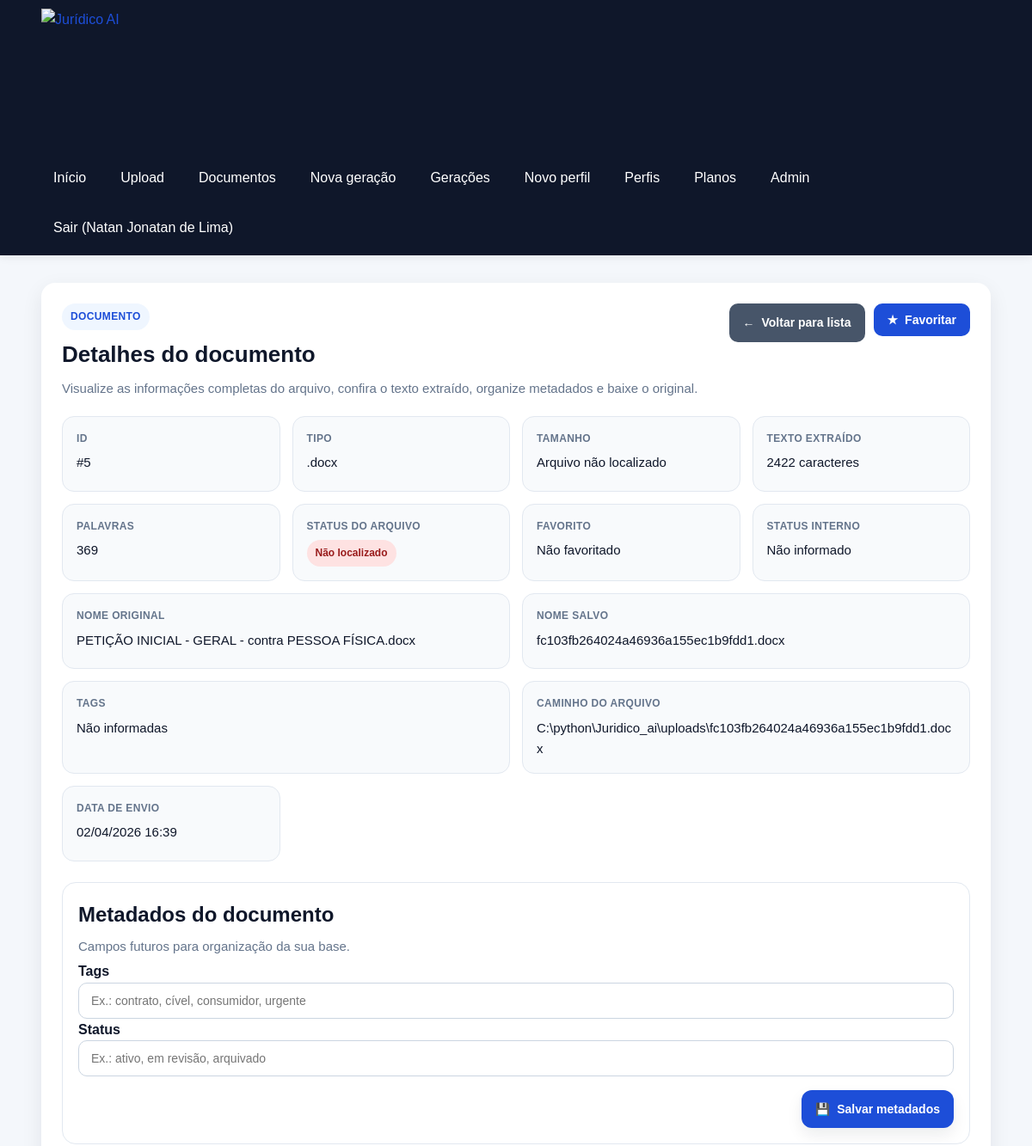
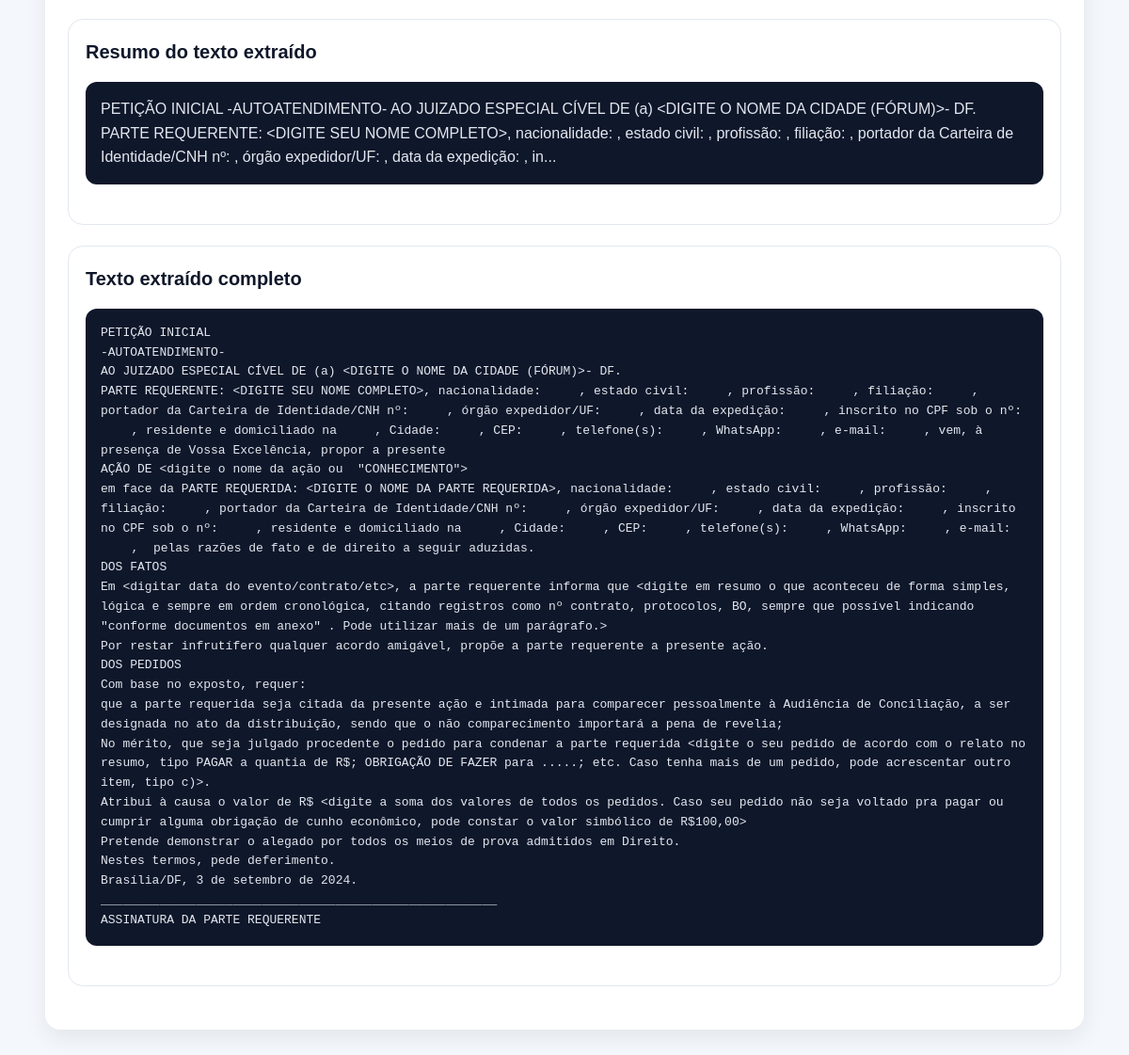
Page /documents/5 (signed in) on the committed database (2 pictures, top to bottom).
### app/models/user.py (models this page shows, shortened)
class User(Base):
    __tablename__ = "users"
    id = Column(Integer, primary_key=True, index=True)
    full_name = Column(String(150), nullable=False)
    email = Column(String(255), nullable=False, unique=True, index=True)
    password_hash = Column(String(255), nullable=False)
    is_active = Column(Boolean, default=True, nullable=False)
    is_admin = Column(Boolean, default=False, nullable=False)
    plan_slug = Column(String(50), default="free", nullable=False, index=True)
    created_at = Column(DateTime, default=agora_brasil, nullable=False, index=True)
    updated_at = Column(DateTime, default=agora_brasil, onupdate=agora_brasil, nullable=False)

### app/models/document.py (models this page shows, shortened)
class Document(Base):
    __tablename__ = "documents"
    id = Column(Integer, primary_key=True, index=True)
    original_filename = Column(String(255), nullable=False, index=True)
    saved_filename = Column(String(255), nullable=False)
    file_path = Column(String(500), nullable=False)
    file_type = Column(String(20), nullable=False, index=True)
    extracted_text = Column(Text, nullable=False)
    user_id = Column(Integer, ForeignKey("users.id", ondelete="CASCADE"), nullable=True, index=True)
    tags = Column(Text, nullable=True)
    is_favorite = Column(Boolean, default=False, nullable=False)
    status = Column(String(100), nullable=True)
    version = Column(Integer, default=1, nullable=False)
    created_at = Column(DateTime, default=agora_brasil, nullable=False)
    updated_at = Column(DateTime, default=agora_brasil, onupdate=agora_brasil, nullable=False)
    deleted_at = Column(DateTime, nullable=True, index=True)
    generations = relationship(
        "Generation",
        secondary=generation_documents,
        back_populates="documents",
        passive_deletes=True,
    )
    user = relationship("User", passive_deletes=True)

### app/routers/documents.py (the view)
@router.get("/{document_id}", response_class=HTMLResponse)
def document_detail(
    document_id: int,
    request: Request,
    db: Session = Depends(get_db),
    usuario: User = Depends(get_authenticated_user),
):
    documento = buscar_documento_por_id(db, document_id, usuario.id)
    if not documento:
        raise HTTPException(status_code=404, detail="Documento não encontrado.")
    tamanho_bytes = obter_tamanho_arquivo(documento)
    documento_view = {
        "id": documento.id,
        "original_filename": documento.original_filename,
        "saved_filename": documento.saved_filename,
        "file_type": documento.file_type,
        "file_path": documento.file_path,
        "created_at": documento.created_at,
        "extracted_text": documento.extracted_text,
        "file_exists": documento_existe(documento),
        "file_size_label": formatar_tamanho_arquivo(tamanho_bytes),
        "text_length": contar_caracteres_texto(documento.extracted_text),
        "word_count": contar_palavras_texto(documento.extracted_text),
        "text_preview": resumir_texto_extraido(documento.extracted_text, 300),
    }
    return templates.TemplateResponse(
        "document_detail.html",
        {
            "request": request,
            "title": "Detalhes do documento",
            "documento": documento_view,
            "sucesso": request.query_params.get("sucesso"),
            "erro": request.query_params.get("erro"),
        },
    )

### app/templates/document_detail.html (shortened to what this page needs)
{% extends "base.html" %}
{% block content %}
<section class="card">
    <div class="cabecalho-pagina">
        <div>
            <span class="etiqueta-secao">Documento</span>
            <h2>Detalhes do documento</h2>
            <p class="texto-suave">
                Visualize as informações completas do arquivo, confira o texto extraído, organize metadados e baixe o original.
            </p>
        </div>
        <div class="acoes-topo">
            <a class="botao botao-secundario" href="/documents">
                <span class="icone-botao" aria-hidden="true">←</span>
                Voltar para lista
            </a>
            <form
                action="/documents/{{ documento.id }}/favorite"
                method="post"
                data-loading-form
                data-loading-message="Atualizando favorito do documento..."
                data-loading-button-text="Salvando..."
            >
                <button type="submit" class="botao botao-secundario">
                    <span class="icone-botao" aria-hidden="true">★</span>
                    {% if documento.is_favorite %}Desfavoritar{% else %}Favoritar{% endif %}
                </button>
            </form>
        </div>
    </div>
    <div class="grid-detalhes">
        <div class="info-box">
            <span class="info-label">ID</span>
            <span class="info-value">#{{ documento.id }}</span>
        </div>
        <div class="info-box">
            <span class="info-label">Tipo</span>
            <span class="info-value">{{ documento.file_type }}</span>
        </div>
        <div class="info-box">
            <span class="info-label">Tamanho</span>
            <span class="info-value">{{ documento.file_size_label }}</span>
        </div>
        <div class="info-box">
            <span class="info-label">Texto extraído</span>
            <span class="info-value">{{ documento.text_length }} caracteres</span>
        </div>
        <div class="info-box">
            <span class="info-label">Palavras</span>
            <span class="info-value">{{ documento.word_count }}</span>
        </div>
        <div class="info-box">
            <span class="info-label">Status do arquivo</span>
            <span class="info-value">
                {% if documento.file_exists %}
                    <span class="badge badge-sucesso">Disponível</span>
                {% else %}
                    <span class="badge badge-erro">Não localizado</span>
                {% endif %}
            </span>
        </div>
        <div class="info-box">
            <span class="info-label">Favorito</span>
            <span class="info-value">
                {% if documento.is_favorite %}
                    ★ Favorito
                {% else %}
                    Não favoritado
                {% endif %}
            </span>
        </div>
        <div class="info-box">
            <span class="info-label">Status interno</span>
            <span class="info-value">
                {{ documento.status or "Não informado" }}
            </span>
        </div>
        <div class="info-box info-box-largo">
            <span class="info-label">Nome original</span>
            <span class="info-value">{{ documento.original_filename }}</span>
        </div>
        <div class="info-box info-box-largo">
            <span class="info-label">Nome salvo</span>
            <span class="info-value">{{ documento.saved_filename }}</span>
        </div>
        <div class="info-box info-box-largo">
            <span class="info-label">Tags</span>
            <span class="info-value">{{ documento.tags or "Não informadas" }}</span>
        </div>
        <div class="info-box info-box-largo">
            <span class="info-label">Caminho do arquivo</span>
            <span class="info-value">{{ documento.file_path }}</span>
        </div>
        <div class="info-box">
            <span class="info-label">Data de envio</span>
            <span class="info-value">
                {{ documento.created_at.strftime("%d/%m/%Y %H:%M") if documento.created_at else "-" }}
            </span>
        </div>
    </div>
    <section class="bloco-informativo">
        <div class="bloco-informativo-topo bloco-informativo-topo-entre-linhas">
            <div>
                <h3>Metadados do documento</h3>
                <p class="texto-suave">
                    Campos futuros para organização da sua base.
                </p>
            </div>
        </div>
        <form
            action="/documents/{{ documento.id }}/metadata"
            method="post"
            class="formulario-geracao"
            data-loading-form
            data-loading-message="Salvando metadados do documento..."
            data-loading-button-text="Salvando..."
        >
            <div class="grid-formulario">
                <div class="campo-completo">
                    <label for="tags">Tags</label>
                    <input
                        type="text"
                        id="tags"
                        name="tags"
                        value="{{ documento.tags or '' }}"
                        placeholder="Ex.: contrato, cível, consumidor, urgente"
                    >
                </div>
                <div class="campo-completo">
                    <label for="status">Status</label>
                    <input
                        type="text"
                        id="status"
                        name="status"
                        value="{{ documento.status or '' }}"
                        placeholder="Ex.: ativo, em revisão, arquivado"
                    >
                </div>
            </div>
            <div class="acoes-formulario-geracao">
                <button type="submit" class="botao">
                    <span class="icone-botao" aria-hidden="true">💾</span>
                    Salvar metadados
                </button>
            </div>
        </form>
    </section>
    <section class="bloco-informativo">
        <div class="bloco-informativo-topo">
            <h3>Resumo do texto extraído</h3>
        </div>
        <div class="resultado-texto">
            <p>{{ documento.text_preview }}</p>
        </div>
    </section>
    <section class="bloco-informativo">
        <div class="bloco-informativo-topo">
            <h3>Texto extraído completo</h3>
        </div>
        <div class="resultado-texto">
            <pre>{{ documento.extracted_text }}</pre>
        </div>
    </section>
</section>
{% endblock %}

### app/templates/base.html (shortened to what this page needs)
<!DOCTYPE html>
<html lang="pt-BR">
<head>
    <link rel="stylesheet" href="{{ url_for('static', path='css/style.css') }}?v=7.8">
</head>
<body>
    <header class="topo">
        <div class="container topo-conteudo">
            <a href="/" class="marca-link" aria-label="Ir para a página inicial do Jurídico AI">
                <img
                    src="{{ url_for('static', path='img/logo-juridico-ai-sem-fundo.png') }}"
                    alt="Jurídico AI"
                    class="logo-juridico"
                >
            </a>
            <nav class="menu">
                <a href="/">Início</a>
                <a href="/documents/upload">Upload</a>
                <a href="/documents">Documentos</a>
                <a href="/generations/create">Nova geração</a>
                <a href="/generations">Gerações</a>
                <a href="/writing-profiles/create">Novo perfil</a>
                <a href="/writing-profiles">Perfis</a>
                <a href="/plans">Planos</a>
                {% if request.session.get("is_admin") %}
                <a href="/admin">Admin</a>
                {% endif %}
                {% if request.session.get("user_id") %}
                <form method="post" action="/auth/logout" class="menu-logout-form">
                    <button type="submit" class="menu-logout-button">
                        Sair{% if request.session.get("user_name") %} ({{ request.session.get("user_name") }}){% endif %}
                    </button>
                </form>
                {% endif %}
            </nav>
        </div>
    </header>
    <main class="container pagina-conteudo">
        {% block content %}{% endblock %}
    </main>
</body>
</html>

### rows in the picture
User: session.get "Natan Jonatan de Lima"
Document: file_type ".docx", original_filename "PETIÇÃO INICIAL - GERAL - contra PESSOA FÍSICA.docx", saved_filename "fc103fb264024a46936a155ec1b9fdd1.docx", file_path "C:\\python\\Juridico_ai\\uploads\\fc103fb264024a46936a155ec1b9fdd1.docx", created_at "02/04/2026 16:39", extracted_text "PETIÇÃO INICIAL -AUTOATENDIMENTO- AO JUIZADO ESPECIAL CÍVEL DE (a) <DIGITE O NOME DA CIDADE (FÓRUM)>- DF. PARTE REQUERENTE: <DIGITE SEU NOME COMPLETO>, nacionalidade: , estado civil: , profissão: , filiação: , portador da Carteira de Identidade/CNH nº: , órgão expedidor/UF: , data da expedição: , inscrito no CPF sob o nº: , residente e domiciliado na , Cidade: , CEP: , telefone(s): , WhatsApp: , e-mail: , vem, à presença de Vossa Excelência, propor a presente AÇÃO DE <digite o nome da ação ou \"CONHECIMENTO\"> em face da PARTE REQUERIDA: <DIGITE O NOME DA PARTE REQUERIDA>, nacionalidade: , estado civil: , profissão: , filiação: , portador da Carteira de Identidade/CNH nº: , órgão…"

### other values in the picture
{{ documento.id }} "5"
{{ documento.file_size_label }} "Arquivo não localizado"
{{ documento.text_length }} "2422"
{{ documento.word_count }} "369"
{{ documento.status or "Não informado" }} "Não informado"
{{ documento.tags or "Não informadas" }} "Não informadas"
